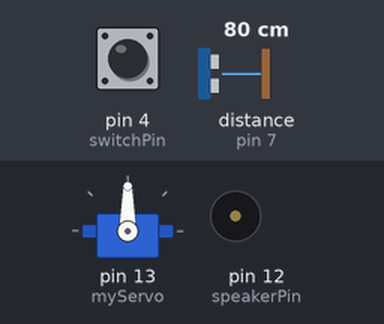
This sketch was run on a simulated Arduino Uno, built with avr-gcc and run on an emulated ATmega328P. Parts: servo, buzzer (waves = sounding, pin HIGH). Inputs (shaded band) come from the test bench; at power-on: pin 4 (switchPin) HIGH, distance to the obstacle (sensor on pin 7) 80 cm. The echo pulse lasts 58.3 µs per cm; the modem accepts every AT command (registered, SIM ready, sends succeed) and sends nothing else; pins used as bus, display or sensor lines are not drawn; what the sketch prints to the serial monitor is not drawn.

Above: at 12.7 s.
12.8 s: pin 4 (switchPin) pulled LOW for 0.15 s
At 14.0 s:
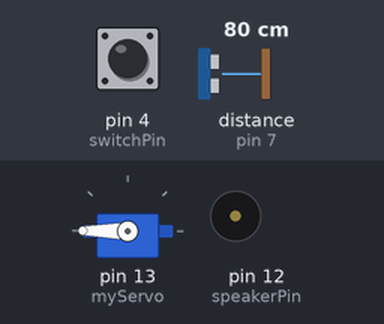
14.4 s: pin 4 (switchPin) pulled LOW for 1 s
At 15.0 s:
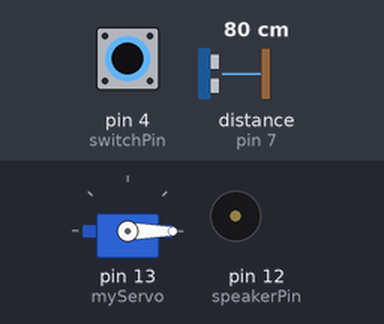
16.9 s: pin 4 (switchPin) pulled LOW for 3.2 s
At 18.4 s:
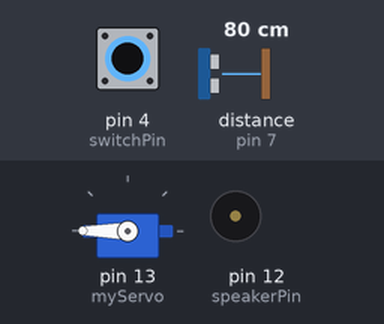
Timing chart, 0 to 19.9 s (numbered marks = the images above; inputs shaded):
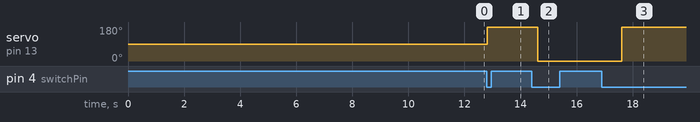

The sketch:

PPI_Radar_code.ino
```cpp
#include <SoftwareSerial.h>
SoftwareSerial espSerial(3, 2);

#include <Servo.h>
Servo myServo;

int switchPin = 4;

const int trigPin = 8;
const int echoPin = 7;

int speakerPin = 12;

float distance = 0;

unsigned long DistanceTime = 0;
unsigned long SignalDelay = 0;

int active = 0;

int direction = 1;

int attached = 0;


void setup() {
  myServo.attach(13);
  myServo.write(90);
  myServo.detach();
  pinMode(switchPin, INPUT_PULLUP);
  pinMode(speakerPin, OUTPUT);
  pinMode(trigPin, OUTPUT);
  pinMode(echoPin, INPUT);
  espSerial.begin(9600);
  Serial.begin(9600);
  delay(1000);
  while (espSerial.available()) {
    Serial.write(espSerial.read());
  }
  espSerial.println("AT");
  delay(1000);
  while (espSerial.available()) {
    Serial.write(espSerial.read());
  }
  espSerial.println("AT+CWMODE=1");
  delay(1000);
  while (espSerial.available()) {
    Serial.write(espSerial.read());
  }
  espSerial.println("AT+CWJAP=\"NH2025\",\"152207skb\"");
  delay(8000);
  while (espSerial.available()) {
    Serial.write(espSerial.read());
  }
  espSerial.println("AT+CIPSTART=\"TCP\",\"192.168.86.29\",5000");
  delay(500);
  while (espSerial.available()) {
    Serial.write(espSerial.read());
  }
}


void loop() {
  unsigned long currentTime = millis();
  if (digitalRead(4) == LOW) {
    distance = getDistance();
    attach();
    if (direction == 1) {
      myServo.write(0);
    }
    if (direction == -1) {
      myServo.write(180);
    }
    if (distance <= 10 && distance > 0) {
      espSerial.println("AT+CIPSEND=6");
      if (currentTime - SignalDelay >= 500) {
        SignalDelay = currentTime;
        distance = getDistance();
        espSerial.print("Motion");
        play('b', 4);
        play('a', 6);
      }
    }
  } else {
      myServo.detach();
    }
  if (currentTime - DistanceTime >= 3000) {
    DistanceTime = currentTime;
    direction = direction * -1;
  }
}


float getDistance() {
  float echoTime;
  float calculatedDistance;
  digitalWrite(trigPin, LOW);
  delayMicroseconds(2);
  digitalWrite(trigPin, HIGH);
  delayMicroseconds(10);
  digitalWrite(trigPin, LOW);
  echoTime = pulseIn(echoPin, HIGH);
  calculatedDistance = echoTime / 148.0;
  return calculatedDistance;
}


void play(char note, int beats) {
  int numNotes = 14;
  char notes[] = { 'c', 'd', 'e', 'f', 'g', 'a', 'b', 'C', 'D', 'E', 'F', 'G', 'A', 'B', ' ' };
  int frequencies[] = { 131, 147, 165, 175, 196, 220, 247, 262, 294, 330, 349, 392, 440, 494, 0 };
  int currentFrequency = 0;
  int beatLength = 150;
  for (int i = 0; i < numNotes; i++) {
    if (notes[i] == note) {
      currentFrequency = frequencies[i];
    }
  }
  tone(speakerPin, currentFrequency, beats * beatLength);
  delay(beats * beatLength);
  delay(50);
}

void attach() {
  if (attached == 0) {
    myServo.attach(13);
    int attach = 1;
  }
}
```

Measured:
- after the input at 12.8 s, servo on pin 13 (myServo): 90° → 180° at once
- after the input at 14.4 s, servo on pin 13 (myServo): 180° → 0° after 0.21 s
- after the input at 16.9 s, servo on pin 13 (myServo): 0° → 180° after 0.71 s
